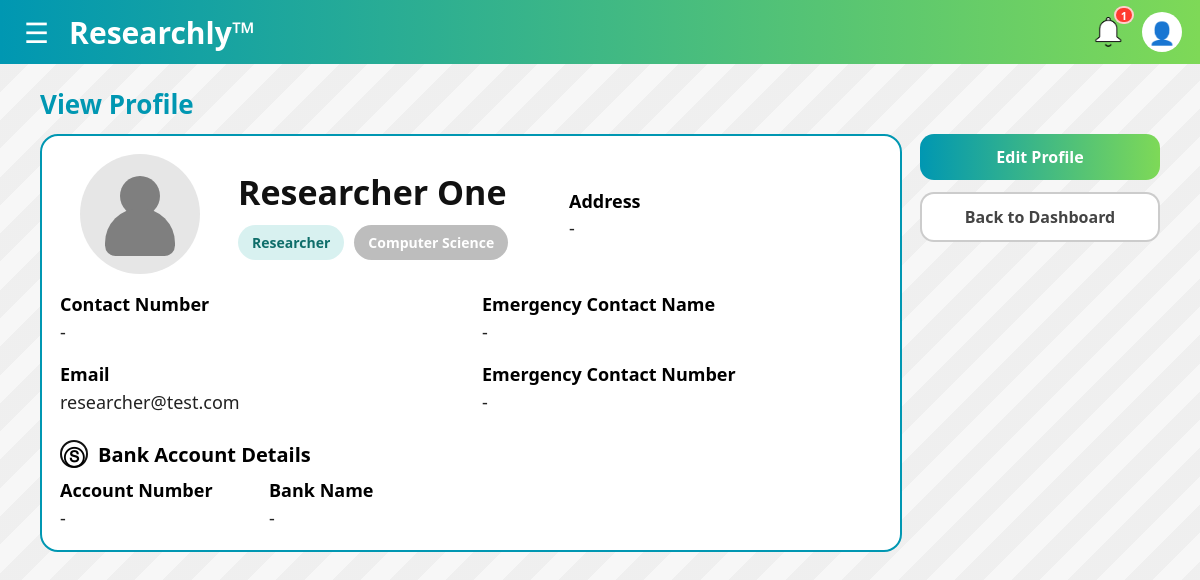
/profile (signed in), run on the app's committed database.
### main.py (models this page shows)
class User(db.Model, UserMixin):
    id = db.Column(db.String(36), primary_key=True, default=lambda: str(uuid.uuid4()))
    full_name = db.Column(db.String(80), nullable=False)
    email = db.Column(db.String(255), nullable=False, unique=True)
    password = db.Column(db.String(50), nullable=False)

class UserProfile(db.Model):
    user_id = db.Column(db.String(36), db.ForeignKey('user.id'), primary_key=True)
    contact_number = db.Column(db.String(15), nullable=True)
    address = db.Column(db.String(100), nullable=True)
    emergency_contact_name = db.Column(db.String(80), nullable=True)
    emergency_contact_number = db.Column(db.String(15), nullable=True)
    profile_picture = db.Column(db.String(255), nullable=True)
    department_name = db.Column(db.String(80), nullable=True)
    expertise_tags = db.Column(db.String(255), nullable=True)
    role = db.Column(db.String(20), nullable=False, default="UNASSIGNED")
    created_at = db.Column(db.DateTime, default=lambda: datetime.now(timezone.utc), nullable=False)
    account_status = db.Column(db.String(15), nullable=False)

### main.py (the view)
@app.route("/profile")
@login_required
def view_profile():
    prof = get_profile(current_user.id)
    if not prof:
        flash("Profile not found. Please contact admin.", "error")
        return redirect(url_for("dashboard"))
    researcher = get_researcher(current_user.id)
    bank = get_bank_account(researcher.bank_account_number) if researcher else None
    return render_template(
        "view_profile.html",
        user=current_user,
        prof=prof,
        researcher=researcher,
        bank=bank
    )

### main.py (called while the page is built)
@login_manager.user_loader
def load_user(user_id):
    return User.query.get(user_id)

def get_profile(user_id: str):
    return UserProfile.query.filter_by(user_id=user_id).first()

def get_researcher(user_id: str):
    return Researcher.query.filter_by(user_id=user_id).first()

def get_bank_account(bank_account_number: str):
    if not bank_account_number:
        return None
    return BankAccount.query.filter_by(bank_account_number=bank_account_number).first()

@app.context_processor
def inject_profile():
    if current_user.is_authenticated:
        return {"prof": get_profile(current_user.id)}
    return {"prof": None}

@app.context_processor
def inject_unread_notifications():
    if current_user.is_authenticated:
        unread_count = (Notification.query
            .filter_by(user_id=current_user.id, is_read=False)
            .count())
        return {"unread_notifications": unread_count}
    return {"unread_notifications": 0}

### templates/view_profile.html (shortened to what this page needs)
<!DOCTYPE html>
<html lang="en">
<head>
  <link rel="stylesheet" href="{{ url_for('static', filename='css/view_profile.css') }}">
  <link rel="stylesheet" href="{{ url_for('static', filename='css/colors.css') }}">
</head>
<body>
  {% include "_topbar.html" %}
  <main class="page">
    <h2 class="title">View Profile</h2>
    <div class="layout">
      <section class="profile-card">
        <div class="profile-top">
          <div class="avatar">
            <div class="avatar-circle">
              {% if prof.profile_picture %}
                <img class="avatar-img"
                  src="{{ url_for('static', filename='uploads/' ~ prof.profile_picture) }}"
                  alt="Profile picture">
              {% else %}
                <div class="avatar-head"></div>
                <div class="avatar-body"></div>
              {% endif %}
            </div>
          </div>
          <div class="top-info">
            <div class="name">{{ user.full_name }}</div>
            <div class="badges">
              <span class="pill teal">
                {{ "Head of Department" if prof.role == "HOD" else prof.role|capitalize }}
              </span>
              {% if prof.role != "ADMIN" and prof.department_name %}
                <span class="pill pill-dept">{{ prof.department_name }}</span>
              {% endif %}
            </div>
          </div>
          <div class="address-block">
            <div class="label">Address</div>
            <div class="value">{{ prof.address or "-" }}</div>
          </div>
        </div>
        <div class="grid">
          <div class="col">
            <div class="label">Contact Number</div>
            <div class="value">{{ prof.contact_number or "-" }}</div>
            <div class="label" style="margin-top:18px;">Email</div>
            <div class="value">{{ user.email }}</div>
            {% if prof.role == 'RESEARCHER' %}
              <div class="bank-title">
                <span class="bank-icon">Ⓢ</span> Bank Account Details
              </div>
              <div class="bank-grid">
                <div>
                  <div class="label">Account Number</div>
                  <div class="value">{{ bank.bank_account_number if bank else '-' }}</div>
                </div>
                <div>
                  <div class="label">Bank Name</div>
                  <div class="value">{{ bank.bank_name if bank else '-' }}</div>
                </div>
              </div>
            {% endif %}
          </div>
          <div class="col">
            <div class="label">Emergency Contact Name</div>
            <div class="value">{{ prof.emergency_contact_name or "-" }}</div>
            <div class="label" style="margin-top:18px;">Emergency Contact Number</div>
            <div class="value">{{ prof.emergency_contact_number or "-" }}</div>
          </div>
        </div>
      </section>
      <aside class="actions">
        <a class="btn primary" href="{{ url_for('edit_profile') }}">Edit Profile</a>
        <a class="btn ghost" href="{{ url_for('dashboard') }}">Back to Dashboard</a>
      </aside>
    </div>
  </main>
</body>
</html>

### static/css/view_profile.css (style rules this page uses)
* { box-sizing: border-box; font-family: "Segoe UI", Arial, sans-serif; }
body { margin: 0; background: #f7f7f7; }
.page { padding: 22px 24px 40px; background: repeating-linear-gradient( 135deg, rgba(0,0,0,0.03) 0, rgba(0,0,0,0.03) 20px, rgba(255,255,255,0.0) 20px, rgba(255,255,255,0.0) 40px ); min-height: calc(100vh - 64px); }
.title { margin: 0 auto 12px; max-width: 1120px; color: var(--accent-2); font-size: 26px; font-weight: 900; }
.layout { max-width: 1120px; margin: 0 auto; display: grid; grid-template-columns: 1fr 240px; gap: 18px; align-items: start; }
.profile-card { background: #fff; border-radius: 18px; border: 2px solid var(--accent-2); padding: 18px 18px 20px; }
.profile-top { display: grid; grid-template-columns: 160px 1fr 1fr; gap: 18px; align-items: center; }
.avatar { display:flex; justify-content:center; }
.avatar-circle { width: 120px; height: 120px; background:#e6e6e6; border-radius:50%; position:relative; }
.avatar-head { width: 40px; height: 40px; background:#7f7f7f; border-radius:50%; position:absolute; top: 22px; left: 40px; }
.avatar-body { width: 70px; height: 48px; background:#7f7f7f; border-radius: 40px 40px 12px 12px; position:absolute; bottom: 18px; left: 25px; }
.name { font-size: 34px; font-weight: 900; color: #111; margin-bottom: 10px; }
.badges { display:flex; gap:10px; flex-wrap:wrap; }
.pill { display: inline-flex; align-items: center; justify-content: center; white-space: nowrap; padding: 8px 14px; border-radius: 999px; font-weight: 900; font-size: 14px; }
.pill.teal { background: rgba(15,167,161,0.16); color: #0f6e6a; }
.pill-dept { background:#bdbdbd; color:#ffffff; }
.address-block .label { font-weight: 900; font-size: 18px; }
.address-block .value { color:#222; margin-top: 4px; line-height: 1.25; }
.grid { display: grid; grid-template-columns: 1fr 1fr; gap: 22px; margin-top: 18px; }
.label { font-weight: 900; font-size: 18px; }
.value { font-size: 18px; color: #222; margin-top: 4px; }
.bank-title { margin-top: 26px; font-weight: 900; font-size: 20px; display: flex; align-items: center; gap: 10px; }
.bank-icon { width: 28px; height: 28px; border: 2px solid #111; border-radius: 50%; display: inline-flex; align-items: center; justify-content: center; font-weight: 900; }
.bank-grid { margin-top: 10px; display: grid; grid-template-columns: 1fr 1fr; gap: 18px; }
.actions { display: flex; flex-direction: column; gap: 12px; }
.btn { display: inline-block; padding: 12px 16px; border-radius: 14px; font-weight: 900; text-decoration: none; text-align: center; }
.btn.primary { background: linear-gradient(90deg, var(--accent-2), var(--accent-1)); color: #fff; }
.btn.ghost { background: #fff; border: 2px solid rgba(0,0,0,0.2); color: #444; }

### static/css/colors.css (style rules this page uses)
:root { --accent-1: #7ed957; --accent-2: #0097b2; --font-1: #28a5a8; }

### data on the page
User: full_name "Researcher One", email "researcher@test.com"
UserProfile: role "Researcher", department_name "Computer Science", address "-", contact_number "-", emergency_contact_name "-", emergency_contact_number "-"

### other printed values
{{ unread_notifications }} "1"
{{ bank.bank_account_number if bank else '-' }} "-"
{{ bank.bank_name if bank else '-' }} "-"
